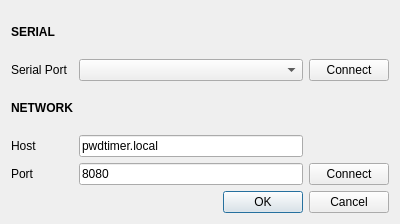
<?xml version="1.0" encoding="UTF-8"?>
<ui version="4.0">
 <class>SerialPortDialog</class>
 <widget class="QDialog" name="SerialPortDialog">
  <property name="geometry">
   <rect>
    <x>0</x>
    <y>0</y>
    <width>400</width>
    <height>224</height>
   </rect>
  </property>
  <property name="windowTitle">
   <string>Settings</string>
  </property>
  <layout class="QGridLayout" name="gridLayout_2">
   <item row="1" column="0">
    <widget class="QDialogButtonBox" name="buttonBox">
     <property name="orientation">
      <enum>Qt::Horizontal</enum>
     </property>
     <property name="standardButtons">
      <set>QDialogButtonBox::Cancel|QDialogButtonBox::Ok</set>
     </property>
    </widget>
   </item>
   <item row="0" column="0">
    <layout class="QGridLayout" name="gridLayout">
     <item row="1" column="1">
      <widget class="QComboBox" name="portComboBox"/>
     </item>
     <item row="3" column="0">
      <widget class="QLabel" name="label_3">
       <property name="text">
        <string>Host</string>
       </property>
      </widget>
     </item>
     <item row="4" column="0">
      <widget class="QLabel" name="label_4">
       <property name="text">
        <string>Port</string>
       </property>
      </widget>
     </item>
     <item row="1" column="0">
      <widget class="QLabel" name="serialRowLabel">
       <property name="text">
        <string>Serial Port</string>
       </property>
      </widget>
     </item>
     <item row="0" column="0">
      <widget class="QLabel" name="label">
       <property name="font">
        <font>
         <weight>75</weight>
         <bold>true</bold>
        </font>
       </property>
       <property name="text">
        <string>SERIAL</string>
       </property>
      </widget>
     </item>
     <item row="3" column="1">
      <widget class="QLineEdit" name="hostLineEdit">
       <property name="text">
        <string>pwdtimer.local</string>
       </property>
      </widget>
     </item>
     <item row="2" column="0">
      <widget class="QLabel" name="label_2">
       <property name="font">
        <font>
         <weight>75</weight>
         <bold>true</bold>
        </font>
       </property>
       <property name="text">
        <string>NETWORK</string>
       </property>
      </widget>
     </item>
     <item row="4" column="1">
      <widget class="QLineEdit" name="portLineEdit">
       <property name="text">
        <string>8080</string>
       </property>
      </widget>
     </item>
     <item row="1" column="2">
      <widget class="QPushButton" name="serialConnectButton">
       <property name="text">
        <string>Connect</string>
       </property>
      </widget>
     </item>
     <item row="4" column="2">
      <widget class="QPushButton" name="networkConnectButton">
       <property name="text">
        <string>Connect</string>
       </property>
      </widget>
     </item>
    </layout>
   </item>
  </layout>
 </widget>
 <resources/>
 <connections>
  <connection>
   <sender>buttonBox</sender>
   <signal>accepted()</signal>
   <receiver>SerialPortDialog</receiver>
   <slot>accept()</slot>
   <hints>
    <hint type="sourcelabel">
     <x>248</x>
     <y>254</y>
    </hint>
    <hint type="destinationlabel">
     <x>157</x>
     <y>274</y>
    </hint>
   </hints>
  </connection>
  <connection>
   <sender>buttonBox</sender>
   <signal>rejected()</signal>
   <receiver>SerialPortDialog</receiver>
   <slot>reject()</slot>
   <hints>
    <hint type="sourcelabel">
     <x>316</x>
     <y>260</y>
    </hint>
    <hint type="destinationlabel">
     <x>286</x>
     <y>274</y>
    </hint>
   </hints>
  </connection>
 </connections>
</ui>
